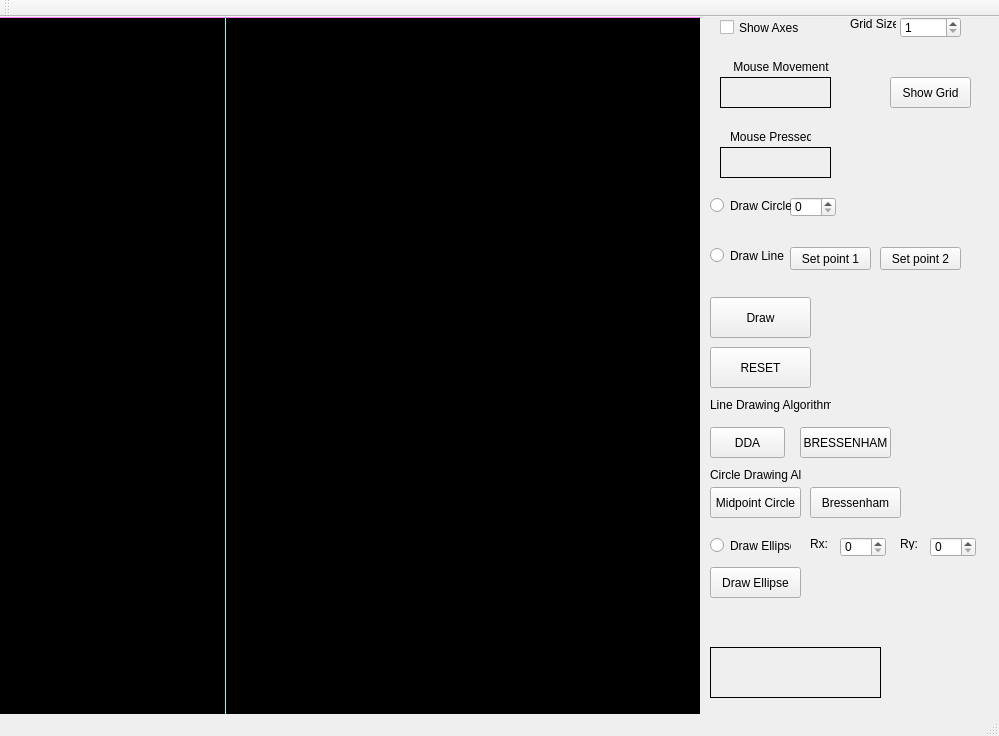
<?xml version="1.0" encoding="UTF-8"?>
<ui version="4.0">
 <class>MainWindow</class>
 <widget class="QMainWindow" name="MainWindow">
  <property name="geometry">
   <rect>
    <x>0</x>
    <y>0</y>
    <width>999</width>
    <height>736</height>
   </rect>
  </property>
  <property name="windowTitle">
   <string>MainWindow</string>
  </property>
  <widget class="QWidget" name="centralWidget">
   <widget class="my_label" name="frame">
    <property name="geometry">
     <rect>
      <x>0</x>
      <y>0</y>
      <width>700</width>
      <height>700</height>
     </rect>
    </property>
    <property name="mouseTracking">
     <bool>true</bool>
    </property>
    <property name="styleSheet">
     <string notr="true">background-color: rgb(0, 0, 0);</string>
    </property>
    <property name="frameShape">
     <enum>QFrame::Box</enum>
    </property>
    <property name="lineWidth">
     <number>1</number>
    </property>
    <property name="text">
     <string/>
    </property>
   </widget>
   <widget class="QLabel" name="mouse_movement">
    <property name="geometry">
     <rect>
      <x>720</x>
      <y>60</y>
      <width>111</width>
      <height>31</height>
     </rect>
    </property>
    <property name="frameShape">
     <enum>QFrame::Panel</enum>
    </property>
    <property name="text">
     <string/>
    </property>
   </widget>
   <widget class="QLabel" name="label_3">
    <property name="geometry">
     <rect>
      <x>720</x>
      <y>40</y>
      <width>111</width>
      <height>20</height>
     </rect>
    </property>
    <property name="text">
     <string>    Mouse Movement</string>
    </property>
   </widget>
   <widget class="QLabel" name="mouse_pressed">
    <property name="geometry">
     <rect>
      <x>720</x>
      <y>130</y>
      <width>111</width>
      <height>31</height>
     </rect>
    </property>
    <property name="frameShape">
     <enum>QFrame::Panel</enum>
    </property>
    <property name="text">
     <string/>
    </property>
   </widget>
   <widget class="QLabel" name="label_5">
    <property name="geometry">
     <rect>
      <x>730</x>
      <y>110</y>
      <width>81</width>
      <height>20</height>
     </rect>
    </property>
    <property name="text">
     <string>Mouse Pressed</string>
    </property>
   </widget>
   <widget class="Line" name="x_axis">
    <property name="geometry">
     <rect>
      <x>0</x>
      <y>0</y>
      <width>700</width>
      <height>1</height>
     </rect>
    </property>
    <property name="styleSheet">
     <string notr="true">background-color: rgb(255, 85, 255);</string>
    </property>
    <property name="orientation">
     <enum>Qt::Horizontal</enum>
    </property>
   </widget>
   <widget class="Line" name="y_axis">
    <property name="geometry">
     <rect>
      <x>225</x>
      <y>0</y>
      <width>1</width>
      <height>700</height>
     </rect>
    </property>
    <property name="styleSheet">
     <string notr="true">
background-color: rgb(85, 255, 255);</string>
    </property>
    <property name="orientation">
     <enum>Qt::Vertical</enum>
    </property>
   </widget>
   <widget class="QCheckBox" name="show_axes">
    <property name="geometry">
     <rect>
      <x>720</x>
      <y>0</y>
      <width>91</width>
      <height>21</height>
     </rect>
    </property>
    <property name="text">
     <string>Show Axes</string>
    </property>
   </widget>
   <widget class="QPushButton" name="Draw">
    <property name="geometry">
     <rect>
      <x>710</x>
      <y>280</y>
      <width>101</width>
      <height>41</height>
     </rect>
    </property>
    <property name="text">
     <string>Draw</string>
    </property>
   </widget>
   <widget class="QSpinBox" name="circle_radius">
    <property name="geometry">
     <rect>
      <x>790</x>
      <y>180</y>
      <width>46</width>
      <height>20</height>
     </rect>
    </property>
   </widget>
   <widget class="QRadioButton" name="draw_circle">
    <property name="geometry">
     <rect>
      <x>710</x>
      <y>180</y>
      <width>81</width>
      <height>17</height>
     </rect>
    </property>
    <property name="text">
     <string>Draw Circle</string>
    </property>
   </widget>
   <widget class="QRadioButton" name="draw_line">
    <property name="geometry">
     <rect>
      <x>710</x>
      <y>230</y>
      <width>77</width>
      <height>17</height>
     </rect>
    </property>
    <property name="text">
     <string>Draw Line</string>
    </property>
   </widget>
   <widget class="QPushButton" name="set_point1">
    <property name="geometry">
     <rect>
      <x>790</x>
      <y>230</y>
      <width>81</width>
      <height>23</height>
     </rect>
    </property>
    <property name="text">
     <string>Set point 1</string>
    </property>
   </widget>
   <widget class="QPushButton" name="set_point2">
    <property name="geometry">
     <rect>
      <x>880</x>
      <y>230</y>
      <width>81</width>
      <height>23</height>
     </rect>
    </property>
    <property name="text">
     <string>Set point 2</string>
    </property>
   </widget>
   <widget class="QPushButton" name="pushButton">
    <property name="geometry">
     <rect>
      <x>710</x>
      <y>330</y>
      <width>101</width>
      <height>41</height>
     </rect>
    </property>
    <property name="text">
     <string>RESET</string>
    </property>
   </widget>
   <widget class="QSpinBox" name="gridsize">
    <property name="geometry">
     <rect>
      <x>900</x>
      <y>0</y>
      <width>61</width>
      <height>21</height>
     </rect>
    </property>
    <property name="minimum">
     <number>1</number>
    </property>
   </widget>
   <widget class="QLabel" name="label">
    <property name="geometry">
     <rect>
      <x>850</x>
      <y>0</y>
      <width>46</width>
      <height>13</height>
     </rect>
    </property>
    <property name="text">
     <string>Grid Size</string>
    </property>
   </widget>
   <widget class="QPushButton" name="showgrid">
    <property name="geometry">
     <rect>
      <x>890</x>
      <y>60</y>
      <width>81</width>
      <height>31</height>
     </rect>
    </property>
    <property name="text">
     <string>Show Grid</string>
    </property>
   </widget>
   <widget class="QLabel" name="label_2">
    <property name="geometry">
     <rect>
      <x>710</x>
      <y>380</y>
      <width>121</width>
      <height>16</height>
     </rect>
    </property>
    <property name="text">
     <string>Line Drawing Algorithm</string>
    </property>
   </widget>
   <widget class="QPushButton" name="dda">
    <property name="geometry">
     <rect>
      <x>710</x>
      <y>410</y>
      <width>75</width>
      <height>31</height>
     </rect>
    </property>
    <property name="text">
     <string>DDA</string>
    </property>
   </widget>
   <widget class="QPushButton" name="bress">
    <property name="geometry">
     <rect>
      <x>800</x>
      <y>410</y>
      <width>91</width>
      <height>31</height>
     </rect>
    </property>
    <property name="text">
     <string>BRESSENHAM</string>
    </property>
   </widget>
   <widget class="QLabel" name="debugger">
    <property name="geometry">
     <rect>
      <x>710</x>
      <y>630</y>
      <width>171</width>
      <height>51</height>
     </rect>
    </property>
    <property name="frameShape">
     <enum>QFrame::Panel</enum>
    </property>
    <property name="text">
     <string/>
    </property>
   </widget>
   <widget class="QLabel" name="label_4">
    <property name="geometry">
     <rect>
      <x>710</x>
      <y>450</y>
      <width>91</width>
      <height>16</height>
     </rect>
    </property>
    <property name="text">
     <string>Circle Drawing Algo</string>
    </property>
   </widget>
   <widget class="QPushButton" name="midpt">
    <property name="geometry">
     <rect>
      <x>710</x>
      <y>470</y>
      <width>91</width>
      <height>31</height>
     </rect>
    </property>
    <property name="text">
     <string>Midpoint Circle</string>
    </property>
   </widget>
   <widget class="QPushButton" name="bress_circle">
    <property name="geometry">
     <rect>
      <x>810</x>
      <y>470</y>
      <width>91</width>
      <height>31</height>
     </rect>
    </property>
    <property name="text">
     <string>Bressenham</string>
    </property>
   </widget>
   <widget class="QRadioButton" name="draw_ellipse">
    <property name="geometry">
     <rect>
      <x>710</x>
      <y>520</y>
      <width>81</width>
      <height>17</height>
     </rect>
    </property>
    <property name="text">
     <string>Draw Ellipse</string>
    </property>
   </widget>
   <widget class="QSpinBox" name="ellipse_ry">
    <property name="geometry">
     <rect>
      <x>930</x>
      <y>520</y>
      <width>46</width>
      <height>20</height>
     </rect>
    </property>
   </widget>
   <widget class="QSpinBox" name="ellipse_rx">
    <property name="geometry">
     <rect>
      <x>840</x>
      <y>520</y>
      <width>46</width>
      <height>20</height>
     </rect>
    </property>
   </widget>
   <widget class="QLabel" name="label_6">
    <property name="geometry">
     <rect>
      <x>810</x>
      <y>520</y>
      <width>46</width>
      <height>13</height>
     </rect>
    </property>
    <property name="text">
     <string>Rx:</string>
    </property>
   </widget>
   <widget class="QLabel" name="label_7">
    <property name="geometry">
     <rect>
      <x>900</x>
      <y>520</y>
      <width>46</width>
      <height>13</height>
     </rect>
    </property>
    <property name="text">
     <string>Ry:</string>
    </property>
   </widget>
   <widget class="QPushButton" name="ellipse">
    <property name="geometry">
     <rect>
      <x>710</x>
      <y>550</y>
      <width>91</width>
      <height>31</height>
     </rect>
    </property>
    <property name="text">
     <string>Draw Ellipse</string>
    </property>
   </widget>
  </widget>
  <widget class="QMenuBar" name="menuBar">
   <property name="geometry">
    <rect>
     <x>0</x>
     <y>0</y>
     <width>999</width>
     <height>21</height>
    </rect>
   </property>
  </widget>
  <widget class="QToolBar" name="mainToolBar">
   <attribute name="toolBarArea">
    <enum>TopToolBarArea</enum>
   </attribute>
   <attribute name="toolBarBreak">
    <bool>false</bool>
   </attribute>
  </widget>
  <widget class="QStatusBar" name="statusBar"/>
 </widget>
 <layoutdefault spacing="6" margin="11"/>
 <customwidgets>
  <customwidget>
   <class>my_label</class>
   <extends>QLabel</extends>
   <header location="global">my_label.h</header>
  </customwidget>
 </customwidgets>
 <resources/>
 <connections/>
</ui>
